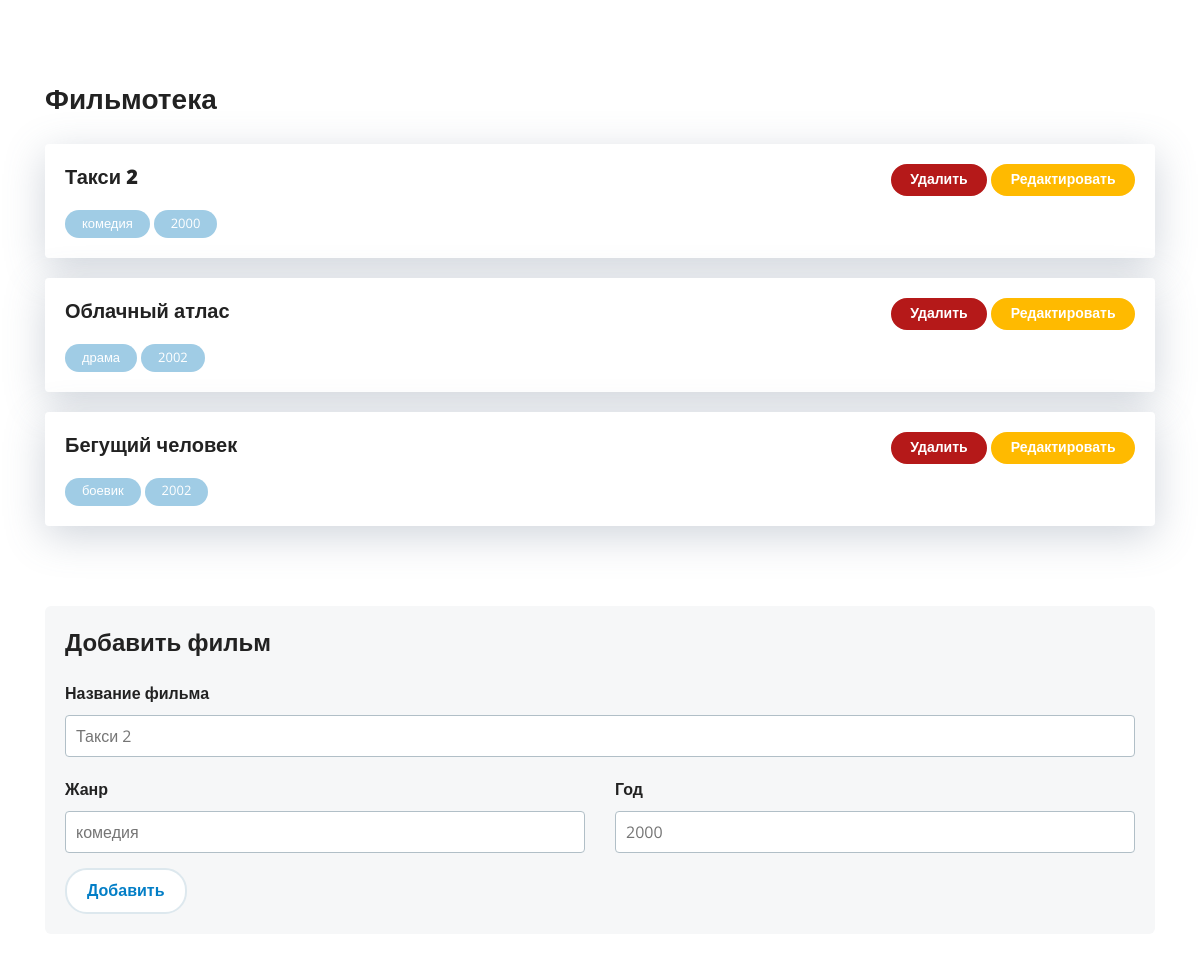
/ui/index.php, run on an earlier commit of the app's database.
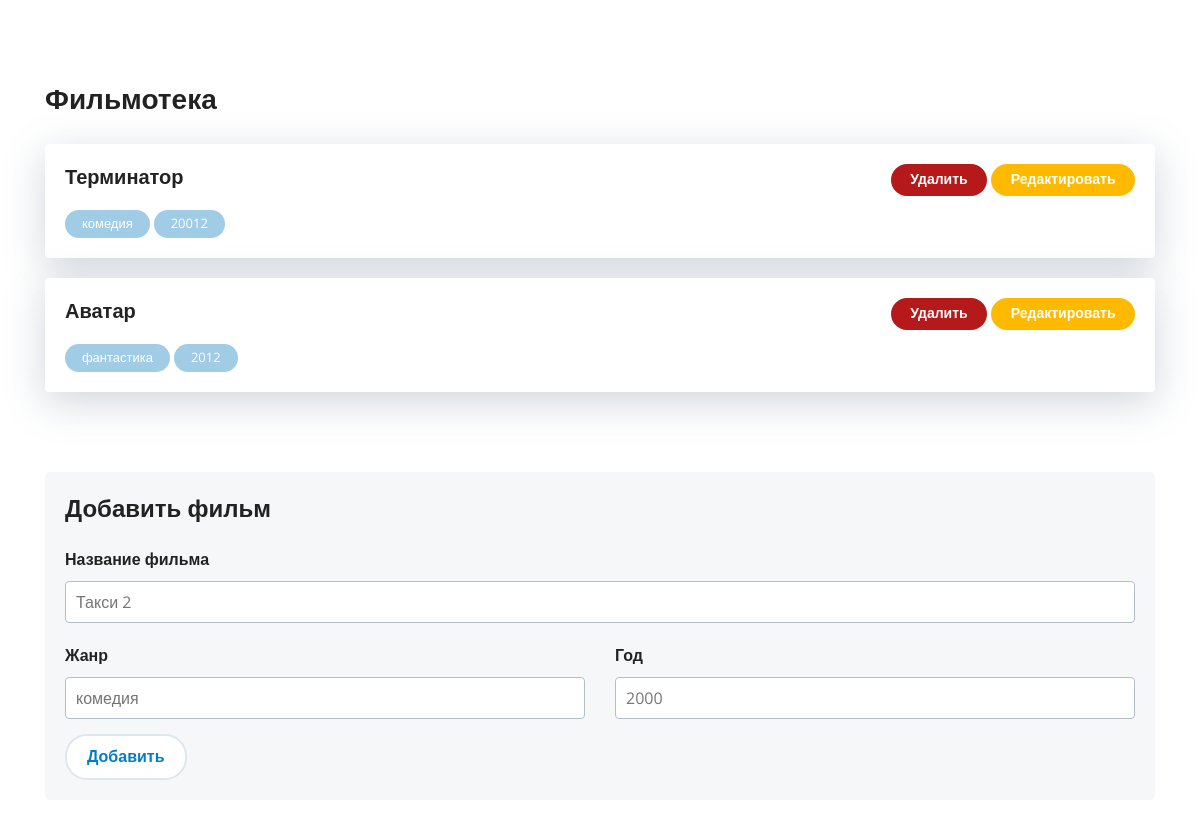
And on a later commit of the database.
### tables this page shows
CREATE TABLE `films` (
  `id` int(11) NOT NULL,
  `title` text NOT NULL,
  `genre` text NOT NULL,
  `years` text NOT NULL
);

### ui/index.php (the view, shortened to what this page needs)
<?php
$link = mysqli_connect('localhost', 'root', '', 'wd04-filmoteka-ofitserov');
$query = "SELECT * FROM `films`";
if (mysqli_query($link,$query)) {
    $resault = mysqli_query($link,$query);
    while ($row = mysqli_fetch_array($resault)) {
        $films[] = $row;
    }
}
?>
<!DOCTYPE html>
<html lang="ru">
<head>
	<link rel="stylesheet" href="libs/normalize-css/normalize.css" />
	<link rel="stylesheet" href="libs/bootstrap-4-grid/grid.min.css" />
	<link rel="stylesheet" href="libs/jquery-custom-scrollbar/jquery.custom-scrollbar.css" />
	<link rel="stylesheet" href="./css/main.css" />
</head>
<body class="index-page">
	<div class="container user-content section-page">
        <div class="title-1">Фильмотека</div>
    <?php
        foreach ($films as $key => $value) {
        ?>
        <div class="card mb-20">
            <div class="card__top">
            <h4 class="title-4"><?=@$films[$key]['title']?></h4>
             <div>
                <a href="index.php?action=deleted&id=<?=$films[$key]['id']?>" class="button button--removesmall">Удалить</a>
                <a href="edit.php?action=edit&id=<?=$films[$key]['id']?>" class="button button--editsmall">Редактировать</a>
            </div>
            </div>
            <div class="badge"><?=@$films[$key]['genre']?></div>
            <div class="badge"><?=@$films[$key]['years']?></div>
        </div>
    <?php
        }
    ?>
		<div class="panel-holder mt-80 mb-40">
			<div class="title-3 mt-0">Добавить фильм</div>
			<form action="index.php" method="post">
				<div class="form-group"><label class="label">Название фильма<input class="input" name="title" type="text" placeholder="Такси 2" /></label></div>
				<div class="row">
					<div class="col">
						<div class="form-group"><label class="label">Жанр<input class="input" name="genre" type="text" placeholder="комедия" /></label></div>
					</div>
					<div class="col">
						<div class="form-group"><label class="label">Год<input class="input" name="years" type="text" placeholder="2000" /></label></div>
					</div>
				</div><input class="button" type="submit" name="newFilm" value="Добавить" />
			</form>
		</div>
	</div>
</body>
</html>

What changed in the data, as far as the page shows it:
removed films: title "Такси 2", genre "комедия", years "2000"
removed films: title "Облачный атлас", genre "драма", years "2002"
removed films: title "Бегущий человек", genre "боевик", years "2002"
added films: title "Терминатор", genre "комедия", years "20012"
added films: title "Аватар", genre "фантастика", years "2012"
